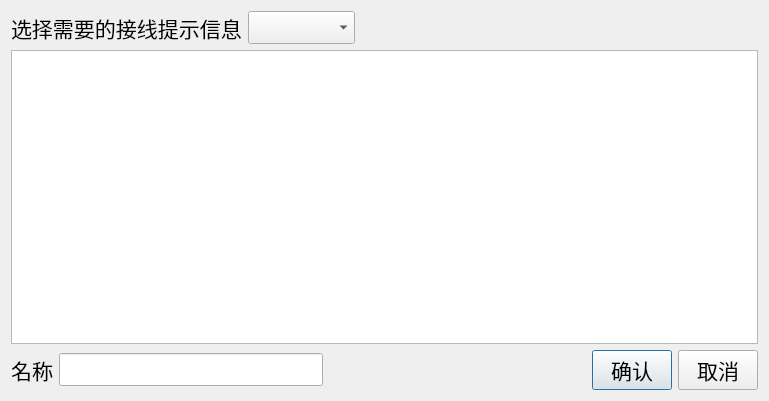
<?xml version="1.0" encoding="UTF-8"?>
<ui version="4.0">
 <class>QSttGbSafetyEdit</class>
 <widget class="QDialog" name="QSttGbSafetyEdit">
  <property name="geometry">
   <rect>
    <x>0</x>
    <y>0</y>
    <width>769</width>
    <height>401</height>
   </rect>
  </property>
  <property name="windowTitle">
   <string>Edit</string>
  </property>
  <layout class="QVBoxLayout" name="verticalLayout_2">
   <item>
    <layout class="QVBoxLayout" name="verticalLayout">
     <item>
      <layout class="QHBoxLayout" name="horizontalLayout_2">
       <property name="bottomMargin">
        <number>0</number>
       </property>
       <item>
        <widget class="QLabel" name="m_label_SelDefaultMsg">
         <property name="font">
          <font>
           <pointsize>16</pointsize>
          </font>
         </property>
         <property name="text">
          <string>选择需要的接线提示信息</string>
         </property>
        </widget>
       </item>
       <item>
        <widget class="QComboBox" name="m_cmbMsgs">
         <property name="font">
          <font>
           <pointsize>16</pointsize>
          </font>
         </property>
        </widget>
       </item>
       <item>
        <spacer name="horizontalSpacer_2">
         <property name="orientation">
          <enum>Qt::Horizontal</enum>
         </property>
         <property name="sizeHint" stdset="0">
          <size>
           <width>40</width>
           <height>20</height>
          </size>
         </property>
        </spacer>
       </item>
      </layout>
     </item>
     <item>
      <widget class="QTextEdit" name="textEdit_Msgs">
       <property name="font">
        <font>
         <pointsize>16</pointsize>
        </font>
       </property>
      </widget>
     </item>
     <item>
      <layout class="QHBoxLayout" name="horizontalLayout">
       <property name="spacing">
        <number>6</number>
       </property>
       <item>
        <widget class="QLabel" name="label_Name">
         <property name="font">
          <font>
           <pointsize>16</pointsize>
          </font>
         </property>
         <property name="text">
          <string>名称</string>
         </property>
         <property name="alignment">
          <set>Qt::AlignRight|Qt::AlignTrailing|Qt::AlignVCenter</set>
         </property>
        </widget>
       </item>
       <item>
        <widget class="QLineEdit" name="lineEdit_Name">
         <property name="font">
          <font>
           <pointsize>16</pointsize>
          </font>
         </property>
        </widget>
       </item>
       <item>
        <spacer name="horizontalSpacer">
         <property name="orientation">
          <enum>Qt::Horizontal</enum>
         </property>
         <property name="sizeHint" stdset="0">
          <size>
           <width>40</width>
           <height>20</height>
          </size>
         </property>
        </spacer>
       </item>
       <item>
        <widget class="QPushButton" name="m_Btn_OK">
         <property name="font">
          <font>
           <pointsize>16</pointsize>
          </font>
         </property>
         <property name="text">
          <string>确认</string>
         </property>
        </widget>
       </item>
       <item>
        <widget class="QPushButton" name="m_Btn_Cancel">
         <property name="font">
          <font>
           <pointsize>16</pointsize>
          </font>
         </property>
         <property name="text">
          <string>取消</string>
         </property>
        </widget>
       </item>
      </layout>
     </item>
    </layout>
   </item>
  </layout>
 </widget>
 <resources/>
 <connections/>
</ui>
